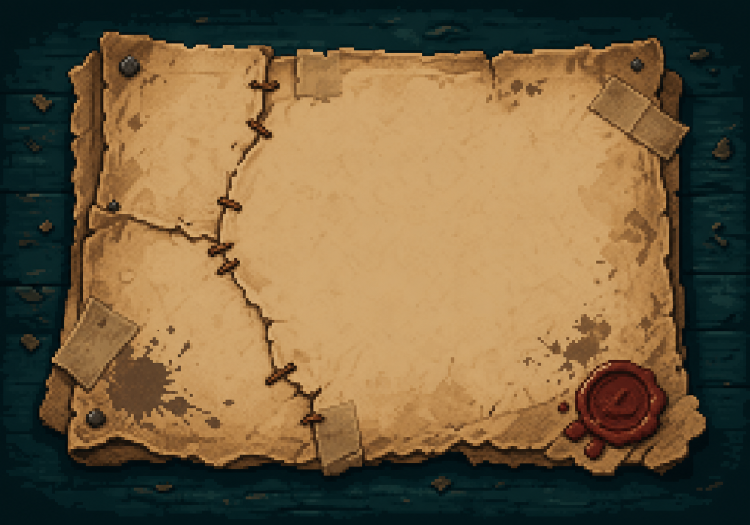
#> input picture art_sources/generated_raw/toby_contract_document/toby_contract_document_source_v1.png, 1499 x 1049 px (shown at 1/2 size)
$ python export_toby_contract_document_assets.py
#> lines starting #> are read from the running program, lines starting #| are printed output that depends on the picture
from __future__ import annotations

import json
from pathlib import Path

from PIL import Image, ImageDraw, ImageOps


ROOT = Path(__file__).resolve().parents[2]
RAW_SOURCE = ROOT / "art_sources" / "generated_raw" / "toby_contract_document" / "toby_contract_document_source_v1.png"
SOURCE_DIR = ROOT / "assets" / "source" / "tavern" / "documents"
RUNTIME_DIR = ROOT / "assets" / "textures" / "tavern" / "documents"
MANIFEST_PATH = SOURCE_DIR / "toby_contract_document_manifest.json"
CONTACT_SHEET = ROOT / "docs" / "art" / "toby_contract_document_contact_sheet.png"
LEDGER_BACKDROP = ROOT / "assets" / "textures" / "ledger" / "ui" / "ledger_overlay_backdrop.png"

SOURCE_RECT = [0, 0, 1499, 1049]
NATIVE_SIZE = (200, 140)
RUNTIME_SIZE = (800, 560)
SCALE = 4
COLOR_LIMIT = 64
SAFE_AREA = [48, 26, 152, 98]


def normalize_source(source: Image.Image) -> Image.Image:
    crop = source.crop(tuple(SOURCE_RECT)).convert("RGB")
#> crop is the input picture: PIL image 1499x1049 RGB; mean R, G, B 115.9, 95.5, 64.1
    fitted = ImageOps.fit(crop, NATIVE_SIZE, method=Image.Resampling.BOX, centering=(0.5, 0.5))
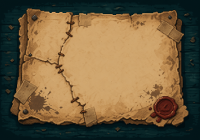
#> fitted: PIL image 200x140 RGB; mean R, G, B 116, 95.6, 64.2
    quantized = fitted.quantize(colors=COLOR_LIMIT, method=Image.Quantize.MEDIANCUT).convert("RGBA")
    return quantized


def save_exports(native: Image.Image) -> Image.Image:
    SOURCE_DIR.mkdir(parents=True, exist_ok=True)
    RUNTIME_DIR.mkdir(parents=True, exist_ok=True)
    native_path = SOURCE_DIR / "toby_contract_document_native.png"
    runtime_path = RUNTIME_DIR / "toby_contract_document.png"
    native.save(native_path)
    runtime = native.resize(RUNTIME_SIZE, Image.Resampling.NEAREST)
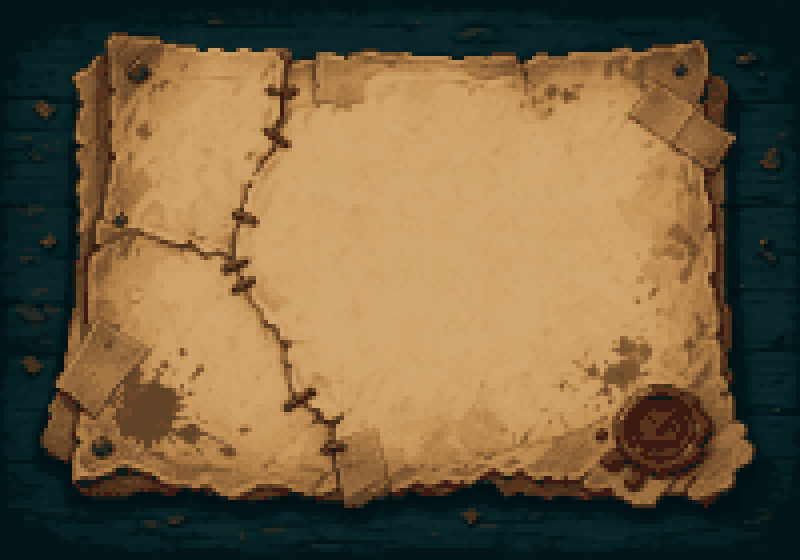
#> runtime: PIL image 800x560 RGBA; mean R, G, B, A 115.8, 95.6, 64.3, 255
    runtime.save(runtime_path)
    return runtime


def write_manifest() -> None:
    manifest = {
        "id": "toby_contract_document_art",
        "style_profile": "dark_teal_amber_pixel_document_v1",
        "source": RAW_SOURCE.relative_to(ROOT).as_posix(),
        "source_rect": SOURCE_RECT,
        "native": (SOURCE_DIR / "toby_contract_document_native.png").relative_to(ROOT).as_posix(),
        "runtime": (RUNTIME_DIR / "toby_contract_document.png").relative_to(ROOT).as_posix(),
        "native_size": list(NATIVE_SIZE),
        "runtime_size": list(RUNTIME_SIZE),
        "safe_area": SAFE_AREA,
        "scale": SCALE,
        "color_limit": COLOR_LIMIT,
        "intended_godot_use": "DocumentOverlay special art layer for the completed Toby contract handoff",
        "document_notes": [
            "completed toby commission",
            "assembled torn fragments",
            "dynamic text rendered by Godot Label, not baked into image",
            "runtime texture is exact nearest-neighbor 4x export from native pixel source",
        ],
    }
    SOURCE_DIR.mkdir(parents=True, exist_ok=True)
    MANIFEST_PATH.write_text(json.dumps(manifest, ensure_ascii=False, indent=2) + "\n", encoding="utf-8")


def make_contact_sheet(source: Image.Image, native: Image.Image, runtime: Image.Image) -> None:
    CONTACT_SHEET.parent.mkdir(parents=True, exist_ok=True)
    out = Image.new("RGBA", (1160, 560), (18, 14, 11, 255))
    draw = ImageDraw.Draw(out)
    draw.text((20, 18), "Toby completed contract document art pipeline", fill=(222, 204, 176, 255))
    draw.text((20, 44), "AI source -> native 200x140 -> runtime 800x560 exact nearest", fill=(180, 168, 144, 255))

    source_preview = ImageOps.contain(source.convert("RGBA"), (320, 230), Image.Resampling.LANCZOS)
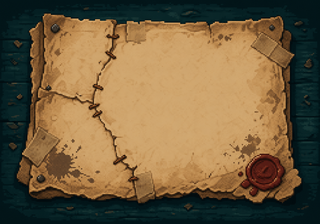
#> source_preview: PIL image 320x224 RGBA; mean R, G, B, A 115.9, 95.5, 64.1, 255
    out.alpha_composite(source_preview, (24, 86))
    draw.text((24, 330), "AI source preview", fill=(180, 168, 144, 255))

    native_preview = native.resize((NATIVE_SIZE[0] * 2, NATIVE_SIZE[1] * 2), Image.Resampling.NEAREST)
    out.alpha_composite(native_preview, (390, 84))
    sx0, sy0, sx1, sy1 = SAFE_AREA
    draw.rectangle(
        (
            390 + sx0 * 2,
            84 + sy0 * 2,
            390 + sx1 * 2,
            84 + sy1 * 2,
        ),
        outline=(214, 160, 76, 255),
        width=2,
    )
    draw.text((390, 382), "native 2x preview + text safe area", fill=(180, 168, 144, 255))

    if LEDGER_BACKDROP.exists():
        ledger = Image.open(LEDGER_BACKDROP).convert("RGBA")
    else:
        ledger = Image.new("RGBA", (1280, 720), (10, 28, 30, 255))
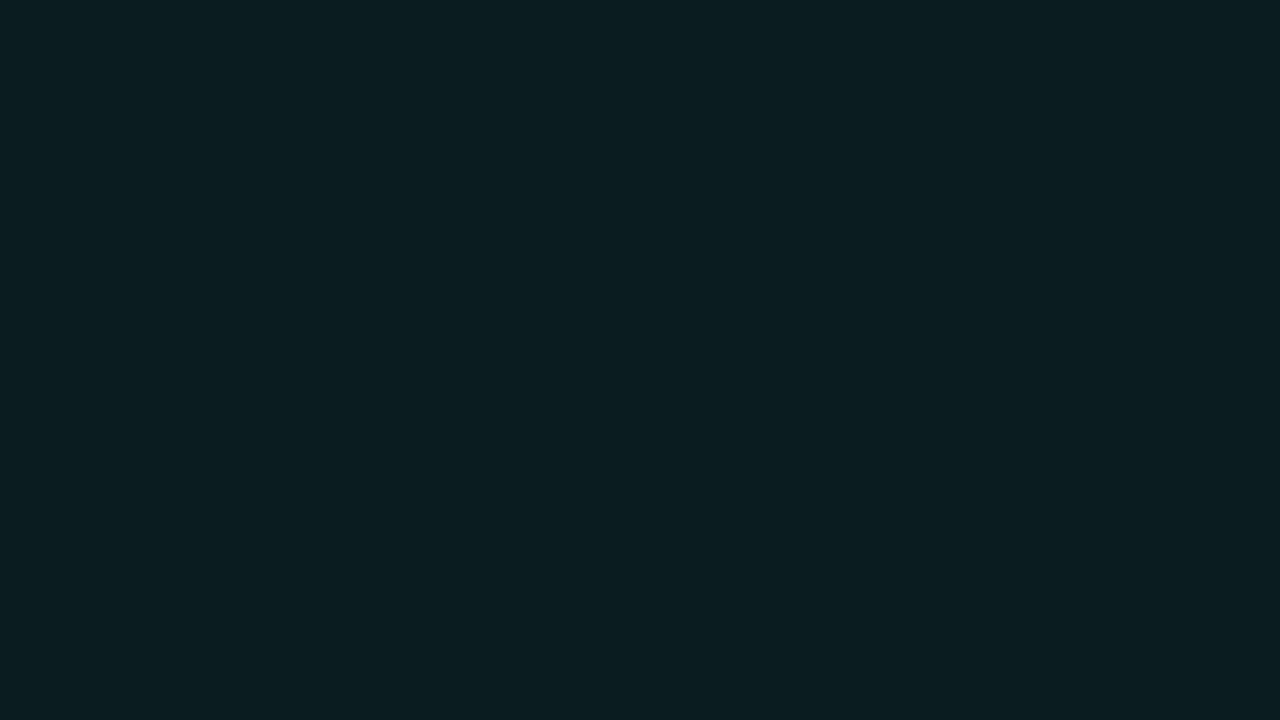
#> ledger: PIL image 1280x720 RGBA; mean R, G, B, A 10, 28, 30, 255
    scene = ImageOps.contain(ledger, (420, 236), Image.Resampling.NEAREST)
    scene_base = Image.new("RGBA", (420, 236), (10, 28, 30, 255))
    scene_base.alpha_composite(scene, ((420 - scene.width) // 2, (236 - scene.height) // 2))
    doc_preview = ImageOps.contain(runtime, (262, 184), Image.Resampling.NEAREST)
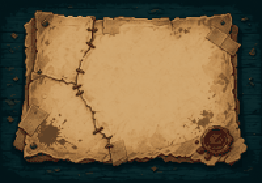
#> doc_preview: PIL image 262x183 RGBA; mean R, G, B, A 115.8, 95.6, 64.3, 255
    scene_base.alpha_composite(doc_preview, ((420 - doc_preview.width) // 2, 24))
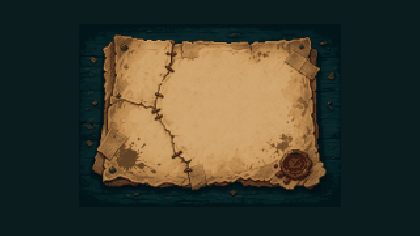
#> scene_base: PIL image 420x236 RGBA; mean R, G, B, A 61.2, 60.7, 46.6, 255
    out.alpha_composite(scene_base, (720, 84))
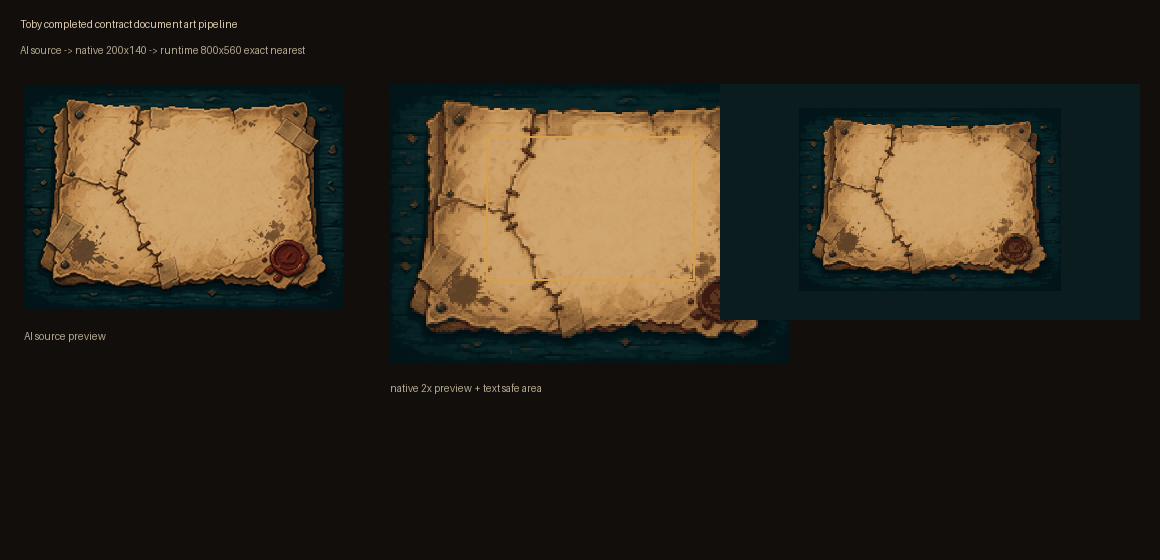
#> out: PIL image 1160x560 RGBA; mean R, G, B, A 51.6, 43.5, 31, 255
    draw.text((720, 334), "runtime overlay context preview", fill=(180, 168, 144, 255))
    out.convert("RGB").save(CONTACT_SHEET)


def main() -> None:
    if not RAW_SOURCE.exists():
        raise FileNotFoundError(f"missing Toby contract document source: {RAW_SOURCE}")
    source = Image.open(RAW_SOURCE).convert("RGBA")
    native = normalize_source(source)
    runtime = save_exports(native)
    write_manifest()
    make_contact_sheet(source, native, runtime)
    print("exported Toby completed contract document art")
    print("runtime: assets/textures/tavern/documents/toby_contract_document.png")
    print("contact sheet: docs/art/toby_contract_document_contact_sheet.png")


if __name__ == "__main__":
    main()
